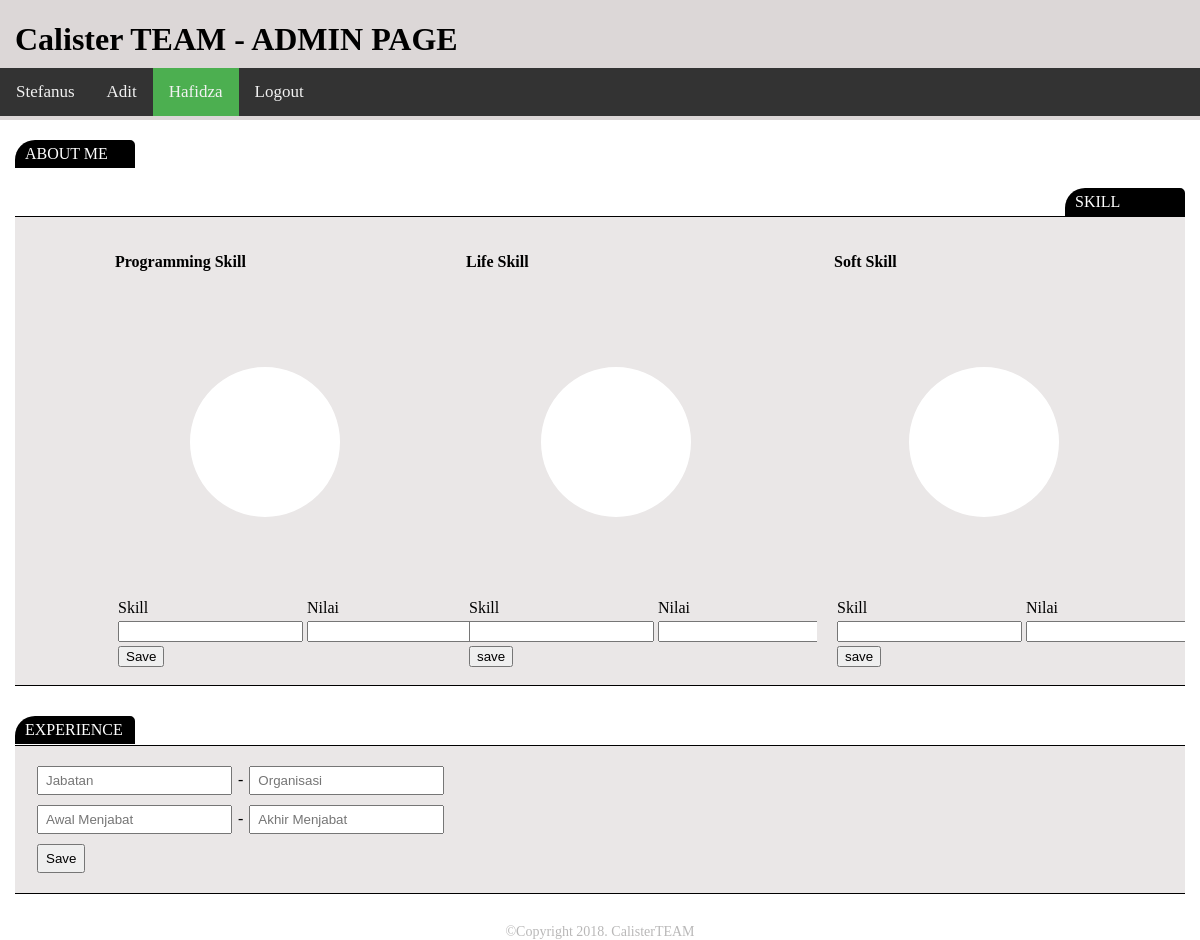
Page /admin/3.php (signed in) on the earlier database version.
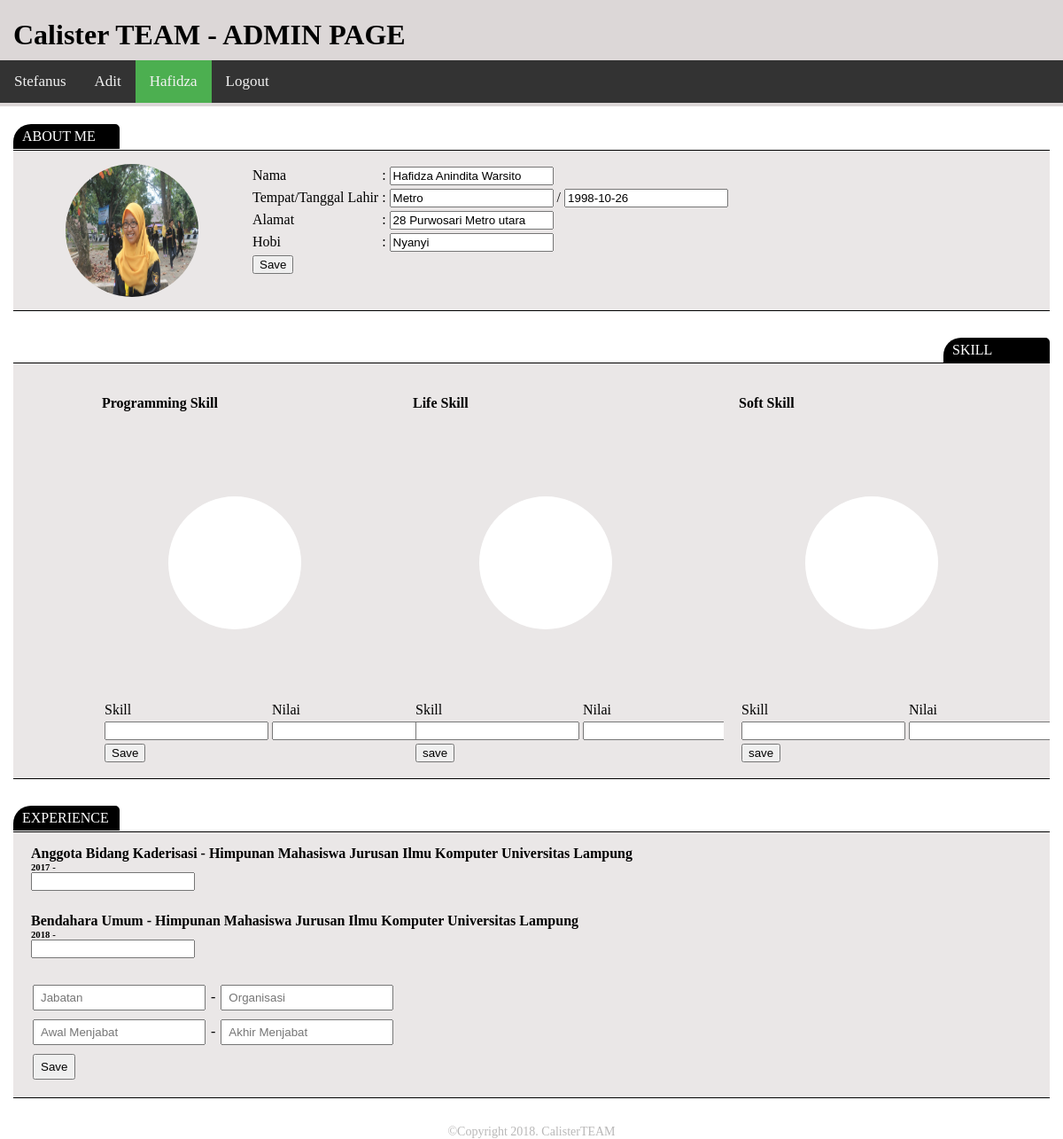
Same page on the later database version.
### tables this page shows
CREATE TABLE `biodata` (
  `id` int(11) NOT NULL,
  `nama` varchar(100) NOT NULL,
  `tmpt_lahir` varchar(50) NOT NULL,
  `tgl_lahir` date NOT NULL,
  `alamat` text NOT NULL,
  `hobi` varchar(100) NOT NULL
);

CREATE TABLE `experience` (
  `id` int(11) NOT NULL,
  `name` varchar(150) NOT NULL,
  `organization` varchar(100) NOT NULL,
  `start` year(4) NOT NULL,
  `end` year(4) NOT NULL,
  `pemilik` int(11) NOT NULL
);

### admin/3.php (the view, shortened to what this page needs)
<!DOCTYPE html>
<html>
<head>
	<link rel="stylesheet" type="text/css" href="src/css/style.css">
</head>
<body>
	<div class="top">
		<div class="containt">
			<h1 class="title">Calister TEAM - ADMIN PAGE</h1>
			<div class="nav" id="topnav">
				<a href="1">Stefanus</a>
				<a href="2">Adit</a>
				<a href="3" class="active">Hafidza</a>
				<a href="src/process/logout">Logout</a>
			</div>
		</div>
	</div>
	<div class="label">ABOUT ME</div>
	<?php
		$my = 3;
		include 'src/process/connection.php';
		$sql = "SELECT * FROM biodata WHERE id='$my'";
		$query = mysqli_query($dbconnect, $sql) or die (mysqli_error($dbconnect));
		while($row = mysqli_fetch_array($query)) :
	?>
	<div class="bio">
		<div class="containt">
			<div class="tag">
				<form method="POST" action="src/process/bio.php">
				<img src="src/img/a3.jpg">
				<div id="bio">
				<table>
					<tr>
						<td>Nama </td>
						<td>:</td>
						<td><input type="text" name="nama" value="<?= $row['nama']; ?>"></td>
					</tr>
					<tr>
						<td>Tempat/Tanggal Lahir </td>
						<td>:</td>
						<td><input type="text" name="tmpt" value="<?= $row['tmpt_lahir']; ?>"> / <input type="text" name="tgl" value="<?= $row['tgl_lahir']; ?>"></td>
					</tr>
					<tr>
						<td>Alamat </td>
						<td>:</td>
						<td><input type="text" name="alamat" value="<?= $row['alamat']; ?>"></td>
					</tr>
					<tr>
						<td>Hobi </td>
						<td>:</td>
						<td><input type="text" name="hobi" value="<?= $row['hobi']; ?>"></td>
					</tr>
					<tr>
						<td>
							<input type="submit" name="save" value="Save">
						</td>
					</tr>
				</table>
				</div>
				</form>
			</div>
		</div>
	</div>
	<?php
		endwhile;
	?>
	<div class="label-right">SKILL</div>
	<div class="bio">
		<div class="containt">
			<div class="tag">
				<form method="POST" action="src/process/skill.php">
					<div id="kiri">
						<h4>Programming Skill</h4>
						<canvas id="myCanvas"></canvas>
						<table>
							<tr>
								<td>Skill</td>
								<td>Nilai</td>
							</tr>
							<form method="POST" action="src/process/skill.php">
							<tr>
								<td><input type="text" name="nama"></td>
								<td><input type="text" name="value"></td>
							</tr>
							<tr>
								<td>
									<input type="submit" name="save" value="Save">
								</td>
							</tr>
							</form>
						</table>
					</div>
					<?php include "src/diagram/diagram2-3.php" ?>
					<?php include 'src/diagram/diagram3-3.php'; ?>
			</div>
		</div>
	</div>
	<div class="label">EXPERIENCE</div>
	<div class="bio">
		<div class="containt">
			<div class="tag">
				<div id="exp" style="padding: 0px 20px;">
				<?php
					$sql = "SELECT * FROM experience WHERE pemilik='$my'";
					$query = mysqli_query($dbconnect, $sql) or die (mysqli_error($dbconnect));
					while($row = mysqli_fetch_array($query)) :
				?>
				<h4 style="margin: 0px;"><?= $row['name']; ?> - <?= $row['organization']; ?></h4>
				<h6 style="padding-top: 0px; padding-bottom: 0px; margin-top: 0px;"><?= $row['start']; ?> -
					<?php
						echo '<form action="src/process/exp.php" method="POST"><input type="text" name="akhir" placeholder="'.$row['akhir'].'"><input type="hidden" name="id" value="'.$row['id'].'"><input type="hidden" name="pemilik" value="'.$my.'"></form>';
					?></h6>
				<?php endwhile; ?>
				<form method="POST" action="src/process/experience.php" id="fexp">
					<input type="text" name="name" placeholder="Jabatan"> - <input type="text" name="org" placeholder="Organisasi"><br>
					<input type="text" maxlength="4" name="start" placeholder="Awal Menjabat"> - <input id="date"type="text" name="end" maxlength="4" placeholder="Akhir Menjabat"><br>
					<input type="submit" name="Save" value="Save">
				</form>
				</div>
			</div>
		</div>
	</div>
	<div id="foot" style="width: 100%; text-align: center; bottom: 0; padding: 0px; font-size: 14px; color: #b9b8b8;margin-top: 20px;">
		&copyCopyright 2018. CalisterTEAM
	</div>
</body>
</html>

Differences in the rows shown:
added biodata: nama "Hafidza Anindita Warsito", tmpt "Metro", tgl "1998-10-26", alamat "28 Purwosari Metro utara", hobi "Nyanyi"
added experience: name "Anggota Bidang Kaderisasi", organization "Himpunan Mahasiswa Jurusan Ilmu Komputer Universitas Lampung", start "2017"
added experience: name "Bendahara Umum", organization "Himpunan Mahasiswa Jurusan Ilmu Komputer Universitas Lampung", start "2018"
